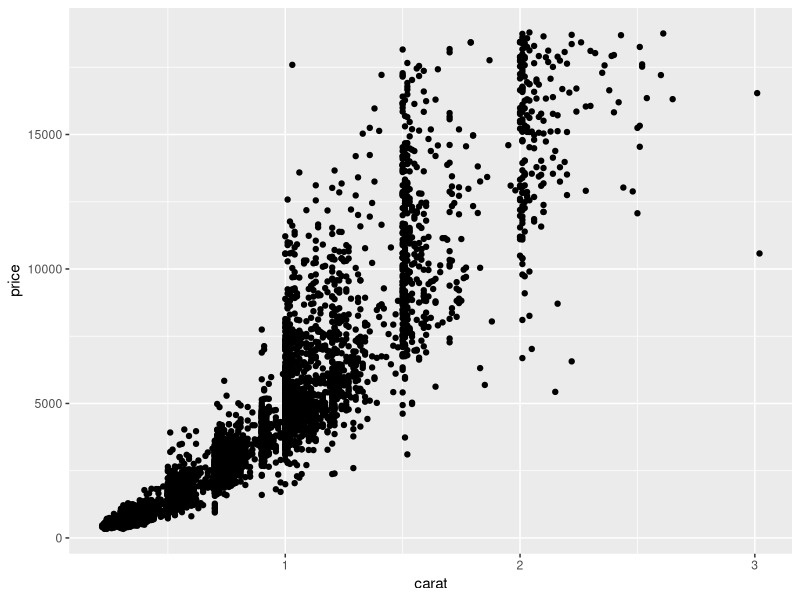
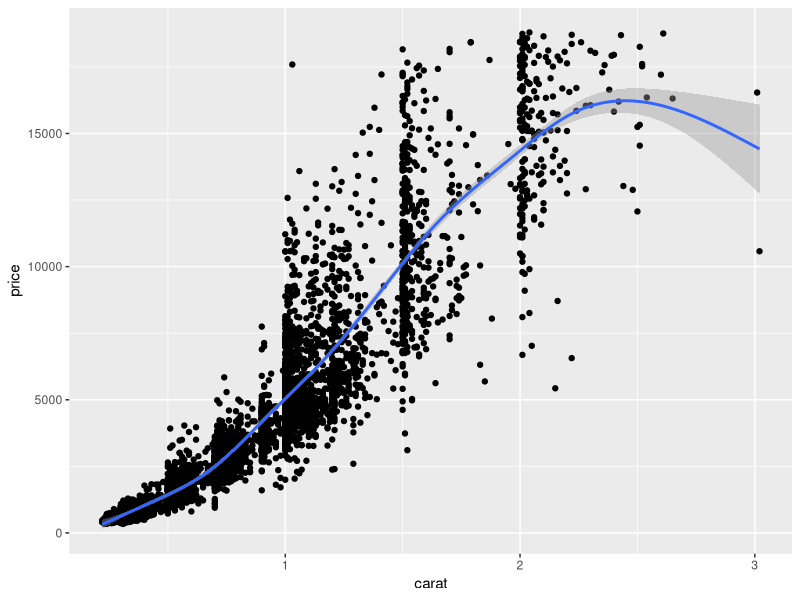
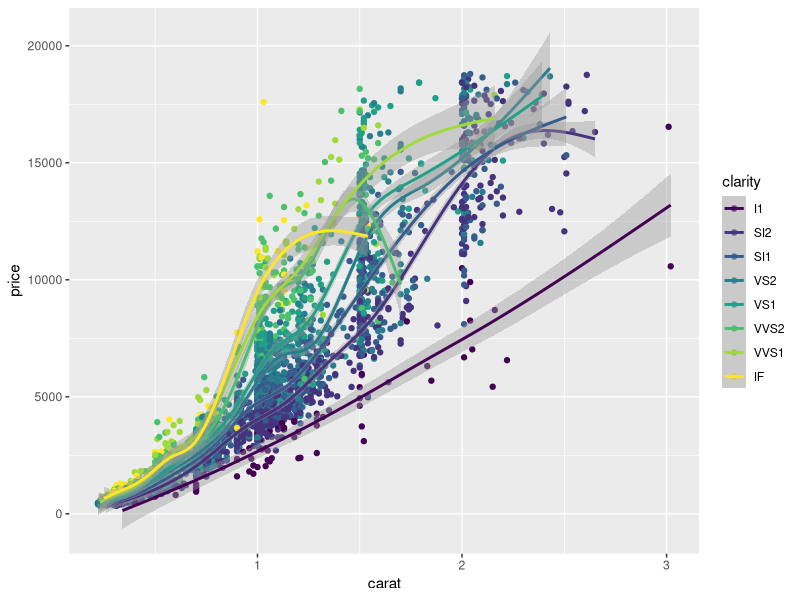
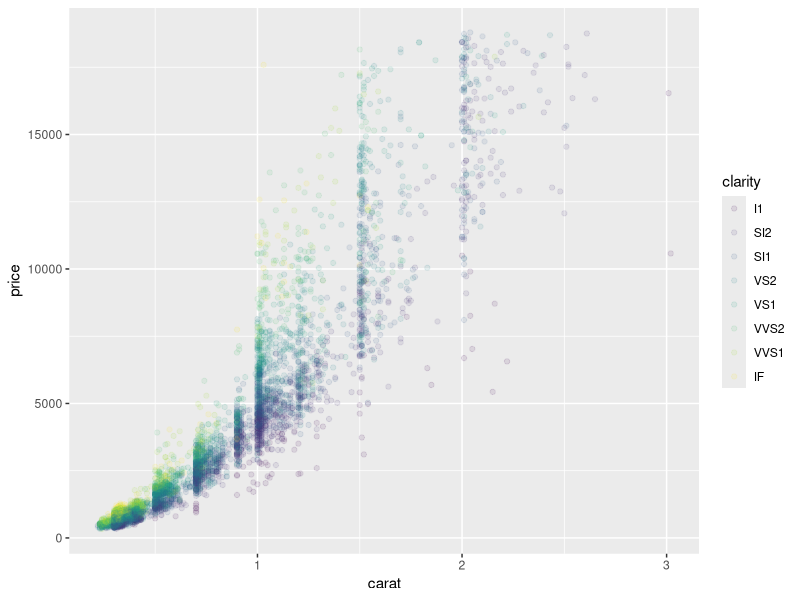
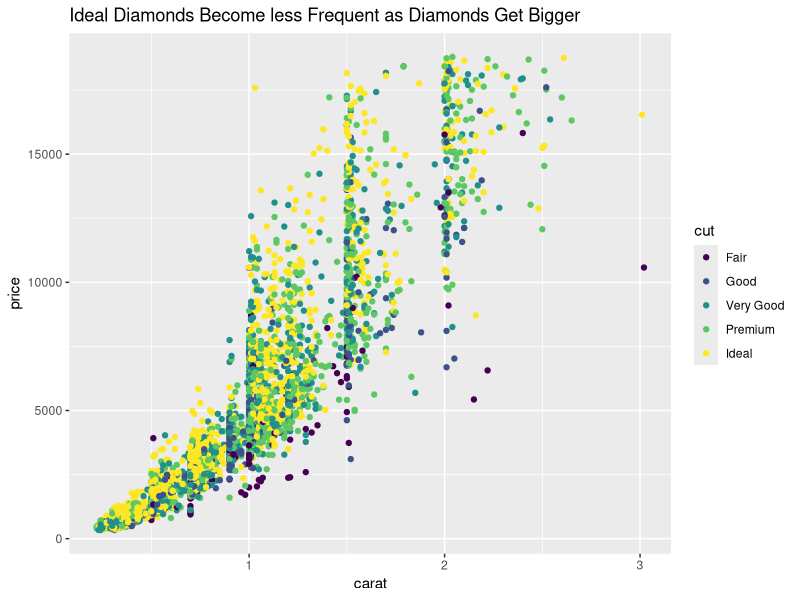
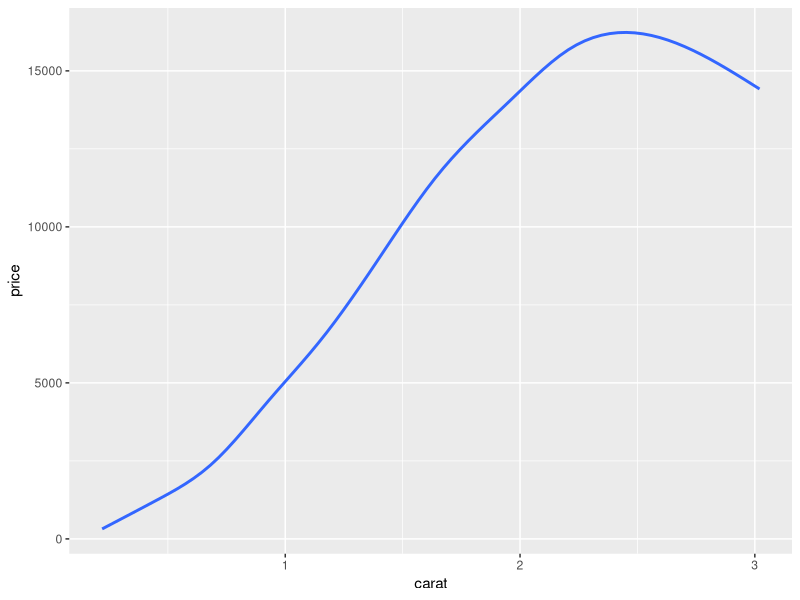
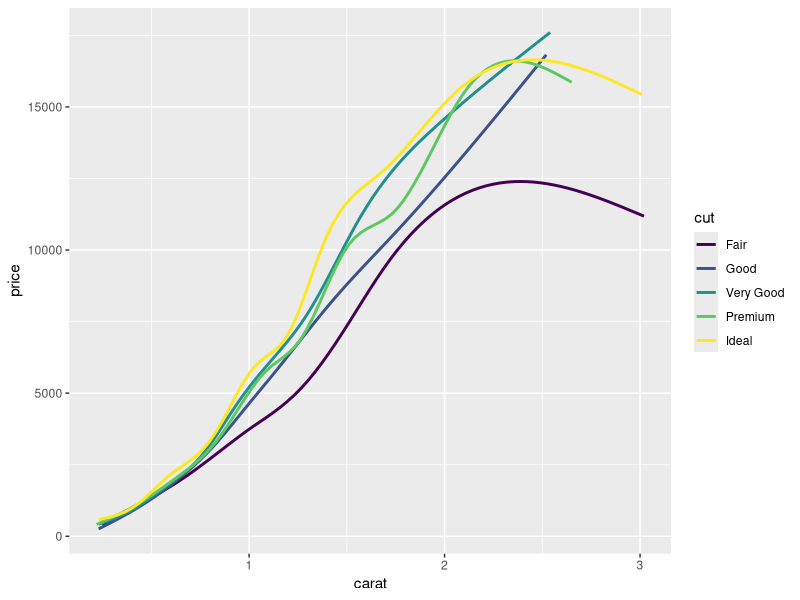
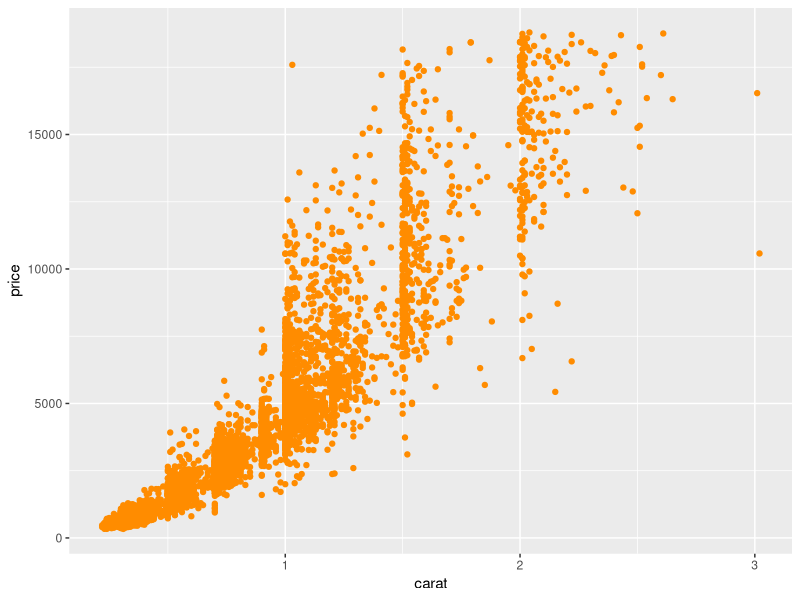

Source code (R) for these figures, in order:
setwd("/Users/dylan/PycharmProjects/FSAN-830/quiz2_ggplot")


pdf("Quiz1DayuYang.pdf") ## route output to file instead of Plots pane



#### pre liminary

library(ggplot2)
library(dplyr)
set.seed(123)
ddf = diamonds %>% dplyr::sample_frac(0.1) 
# creates a blank plot
ggplot(ddf, aes(x = carat, y = price)) + 
  geom_point()

# 
ggplot(ddf, aes(x = carat, y = price)) + 
  geom_point()+
  geom_smooth()

ggplot(ddf, aes(x = carat, y = price, color = clarity) ) + 
  geom_point()+
  geom_smooth()

ggplot(ddf, aes(x = carat, y = price, color = clarity) ) + 
  geom_point(alpha=0.1)





###
###Define the data and aesthetics layers:
###map carat on the x and price on the y axis. ###Assign it to an object: diaPlot.
ggplot(ddf, aes(x = carat, y = price,color =cut))+
  geom_point()+
  ggtitle("Ideal Diamonds Become less Frequent as Diamonds Get Bigger")


ggplot(ddf, aes(x = carat, y = price))+
  geom_smooth(se=FALSE)

ggplot(ddf, aes(x = carat, y = price))+
  geom_smooth(aes(color=cut), se=FALSE)



ggplot(ddf,aes(carat,price)) + geom_point(color="darkorange")



ggplot(ddf,aes(x=clarity))+geom_bar(aes(fill=cut))

ggplot(ddf,aes(x=clarity))+geom_bar(aes(fill=cut), position = "dodge")


dev.off() ## if you are having issues, run this line repeatedly


